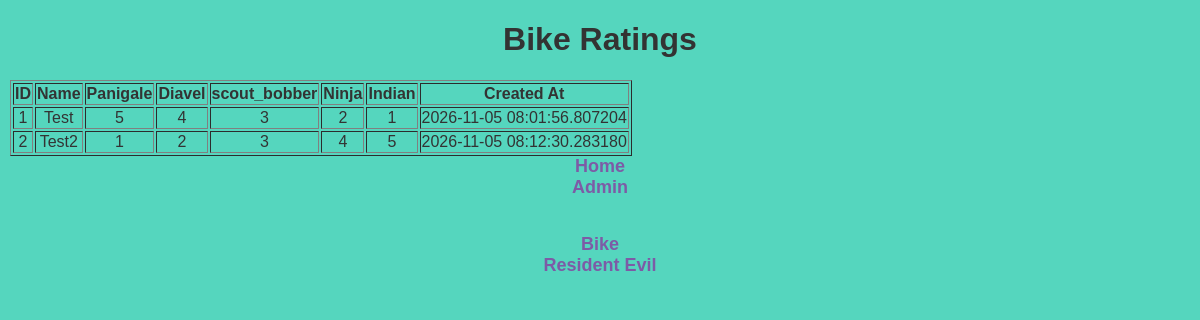
/admin/claret, run on an earlier commit of the app's database.
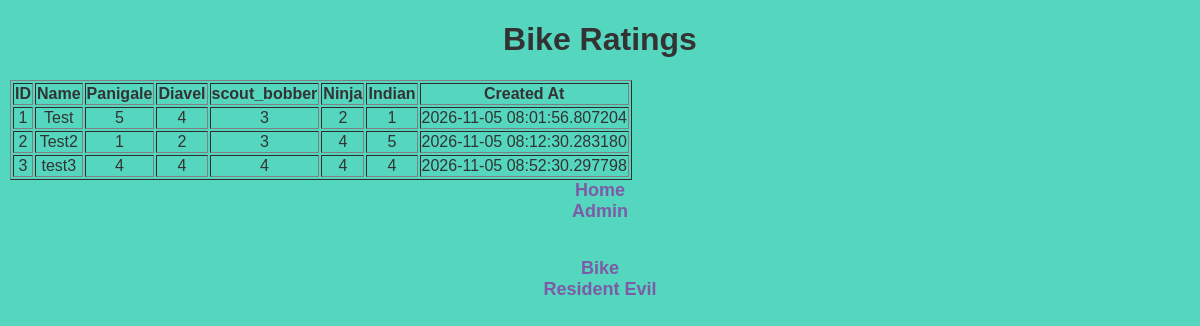
And on a later commit of the database.
### dbDef.py (models this page shows)
class BikeRatings(db.Model):
    id = db.Column(db.Integer, primary_key=True)
    Panigale = db.Column(db.Integer, nullable=False)
    Diavel = db.Column(db.Integer, nullable=False)
    scout_bobber = db.Column(db.Integer, nullable=False)
    Ninja = db.Column(db.Integer, nullable=False)
    Indian = db.Column(db.Integer, nullable=False)
    name = db.Column(db.String(50),nullable=False)
    created_at = db.Column(db.DateTime)

### app.py (the view)
@app.route("/admin/claret")
def claretResults():
     bikeratings = BikeRatings.query.all()
     return render_template("/claret/claretRating.html", bikeratings = bikeratings)

### templates/claret/claretRating.html (shortened to what this page needs)
{% extends 'baseAdmin.html' %}
{% block content %}
<h1>Bike Ratings</h1>
<table class="table table-striped" border="1" >
    <tr>
        <th>ID</th>
        <th>Name</th>
        <th>Panigale</th>
        <th>Diavel</th>
        <th>scout_bobber</th>
        <th>Ninja</th>
        <th>Indian</th>
        <th>Created At</th>
    </tr>
    {% for bikerating in bikeratings %}
    <tr>
        <td>{{ bikerating.id }}</td>
        <td>{{ bikerating.name }}</td>
        <td>{{ bikerating.Panigale }}</td>
        <td>{{ bikerating.Diavel }}</td>
        <td>{{ bikerating.scout_bobber }}</td>
        <td>{{ bikerating.Ninja }}</td>
        <td>{{ bikerating.Indian }}</td>
        <td>{{ bikerating.created_at }}</td>
    </tr>
    {% endfor %}
</table>
{% endblock %}

### templates/baseAdmin.html (shortened to what this page needs)
<!doctype html>
<html lang="en">
  <head>
    <link
      rel="stylesheet"
      href="{{url_for('static',filename='css/style.css')}}"
    />
  </head>
  <body>
     {% block content %} {% endblock content %}
        <a href="{{url_for('home')}}" class="btn btn-primary">Home</a>
      <br>
        <a href="{{url_for('admin')}}" class="btn btn-primary">Admin</a>
      <br>
      <br>
      <br>
        <a href="{{url_for('claretResults')}}" class="btn btn-primary">Bike</a>
      <br>
        <a href="{{ url_for('tayandjResults') }}" class="btn btn-primary">Resident Evil</a>
  </body>
</html>

### static/css/style.css (style rules this page uses)
body { font-family: Arial, sans-serif; margin: 10px; background-color: #55D6BE; color: #333; text-align: center; font-size: 48; text-shadow: purple; }
a { color: #7D5BA6; text-decoration: none; font-weight: bold; margin: 0 20px; font-size: 18px; }

What changed in the data, as far as the page shows it:
added BikeRatings: id "3", name "test3", Panigale "4", Diavel "4", scout_bobber "4", Ninja "4", Indian "4", created_at "2026-11-05 08:52:30.297798"
